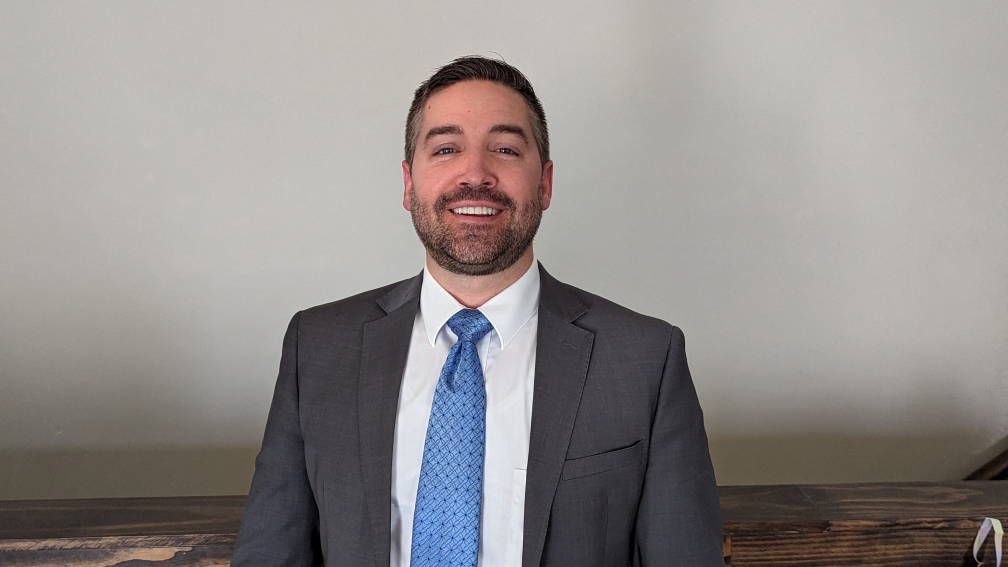
#> input picture docs/brand/source/Bryan.jpg, 4032 x 2268 px (shown at 1/4 size)
$ python make_images.py
#> lines starting #> are read from the running program, lines starting #| are printed output that depends on the picture
"""Builds the site's derived images. Run from the repo root:

    .venv/bin/python site/scripts/make_images.py

- the two square headshot crops for /about (800 px, JPEG and WebP), from
  docs/brand/source/Bryan.jpg; "a" is head and shoulders, "b" is tighter.
  /about shows "a" until Bryan picks (site/src/config.ts, HEADSHOT);
- the Open Graph image: the one-line lockup, reversed, on dark blue, 1200x630.
"""
from pathlib import Path
from PIL import Image

ROOT = Path(__file__).resolve().parents[2]
OUT = ROOT / "site" / "public"
NAVY = (0x0D, 0x2C, 0x54)

# Measured on the 4032x2268 original: the head's center is at x 1904,
# y 661 (crown 224, chin 1098). Each crop is (left, top, side).
CROPS = {"a": (1054, 49, 1700), "b": (1279, 136, 1250)}


def headshots():
    src = Image.open(ROOT / "docs/brand/source/Bryan.jpg").convert("RGB")
#> src is the input picture: PIL image 4032x2268 RGB; mean R, G, B 145.6, 140.9, 139
    for name, (left, top, side) in CROPS.items():
        im = src.crop((left, top, left + side, top + side)).resize((800, 800), Image.LANCZOS)
        im.save(OUT / "about" / f"bryan-{name}.jpg", quality=84, optimize=True, progressive=True)
        im.save(OUT / "about" / f"bryan-{name}.webp", quality=82, method=6)
#> this loop made 2 passes
#> pass 1, in headshots, `im = src.crop((left, top, left + side, top + side)).resize((800, 800),..`:
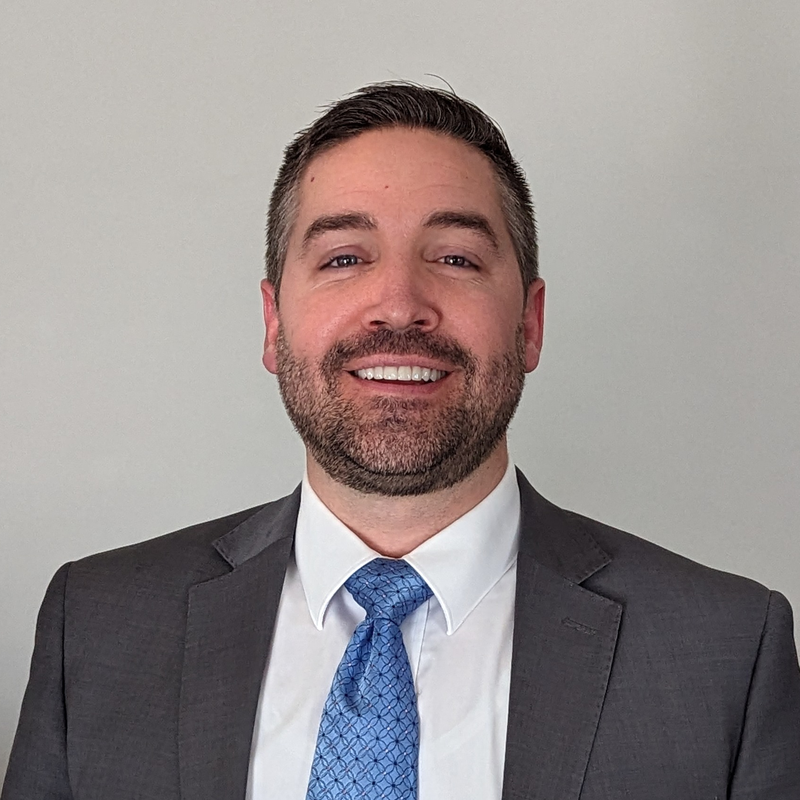
#> im: PIL image 800x800 RGB; mean R, G, B 150.1, 142.2, 141.7
#> pass 2, in headshots, `im = src.crop((left, top, left + side, top + side)).resize((800, 800),..`:
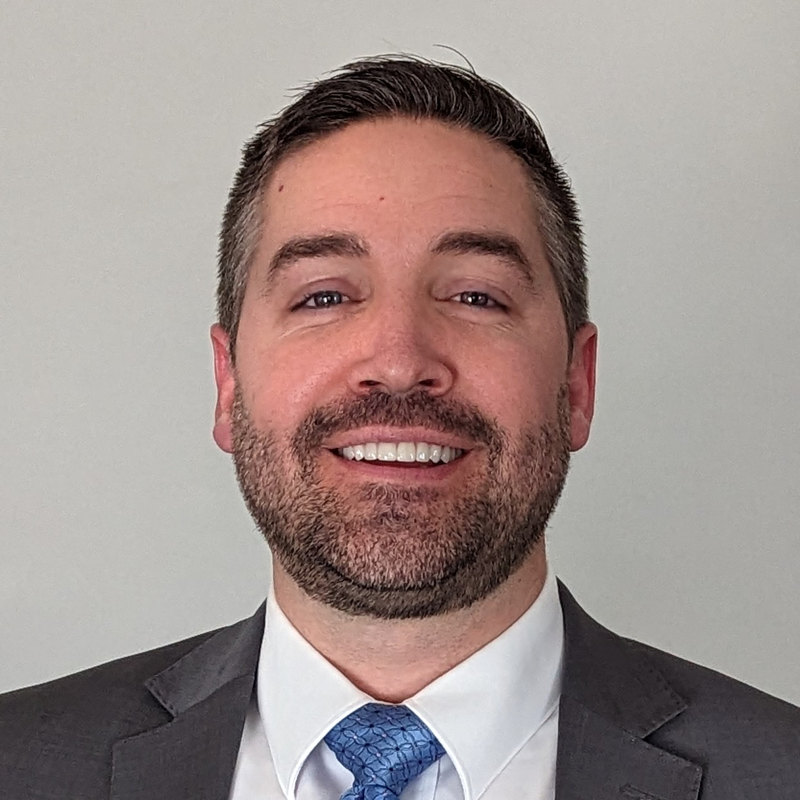
#> im: PIL image 800x800 RGB; mean R, G, B 158.2, 143.9, 140.5


def og_image():
#> (the run stopped early here; a loop or call above may not have finished)
